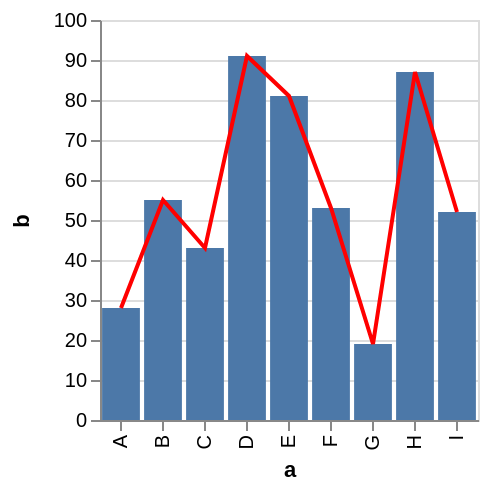

The specification (Vega-Lite) saved for this image:
### Vega specification from a JSON file in a GitHub repository (floating-point values rounded to 4 significant figures)
{"$schema": "https://vega.github.io/schema/vega/v3.0.json", "autosize": "pad", "padding": 5, "height": 200, "style": "cell", "data": [{"name": "source_0", "values": [{"a": "A", "b": 28}, {"a": "B", "b": 55}, {"a": "C", "b": 43}, {"a": "D", "b": 91}, {"a": "E", "b": 81}, {"a": "F", "b": 53}, {"a": "G", "b": 19}, {"a": "H", "b": 87}, {"a": "I", "b": 52}]}, {"name": "data_1", "source": "source_0", "transform": [{"type": "formula", "expr": "toNumber(datum[\"b\"])", "as": "b"}, {"type": "filter", "expr": "datum[\"b\"] !== null && !isNaN(datum[\"b\"])"}]}, {"name": "data_2", "source": "source_0", "transform": [{"type": "formula", "expr": "toNumber(datum[\"b\"])", "as": "b"}, {"type": "filter", "expr": "datum[\"b\"] !== null && !isNaN(datum[\"b\"])"}]}], "signals": [{"name": "x_step", "value": 21}, {"name": "width", "update": "bandspace(domain('x').length, 0.1, 0.05) * x_step"}], "marks": [{"name": "layer_0_marks", "type": "rect", "style": ["bar"], "from": {"data": "data_1"}, "encode": {"update": {"x": {"scale": "x", "field": "a"}, "width": {"scale": "x", "band": true}, "y": {"scale": "y", "field": "b"}, "y2": {"scale": "y", "value": 0}, "fill": {"value": "#4c78a8"}}}}, {"name": "layer_1_marks", "type": "line", "style": ["line"], "sort": {"field": "datum[\"a\"]", "order": "descending"}, "from": {"data": "data_2"}, "encode": {"update": {"x": {"scale": "x", "field": "a", "band": 0.5}, "y": {"scale": "y", "field": "b"}, "stroke": {"value": "red"}}}}], "scales": [{"name": "x", "type": "band", "domain": {"fields": [{"data": "data_1", "field": "a"}, {"data": "data_2", "field": "a"}], "sort": true}, "range": {"step": {"signal": "x_step"}}, "paddingInner": 0.1, "paddingOuter": 0.05}, {"name": "y", "type": "linear", "domain": {"fields": [{"data": "data_1", "field": "b"}, {"data": "data_2", "field": "b"}], "sort": true}, "range": [{"signal": "height"}, 0], "nice": true, "zero": true}], "axes": [{"scale": "x", "orient": "bottom", "labelOverlap": true, "title": "a", "zindex": 1, "encode": {"labels": {"update": {"angle": {"value": 270}, "align": {"value": "right"}, "baseline": {"value": "middle"}}}}}, {"scale": "y", "orient": "left", "labelOverlap": true, "tickCount": {"signal": "ceil(height/25)"}, "title": "b", "zindex": 1}, {"scale": "y", "orient": "left", "domain": false, "grid": true, "labels": false, "maxExtent": 0, "minExtent": 0, "tickCount": {"signal": "ceil(height/25)"}, "ticks": false, "zindex": 0, "gridScale": "x"}], "config": {"axisY": {"minExtent": 30}}}
